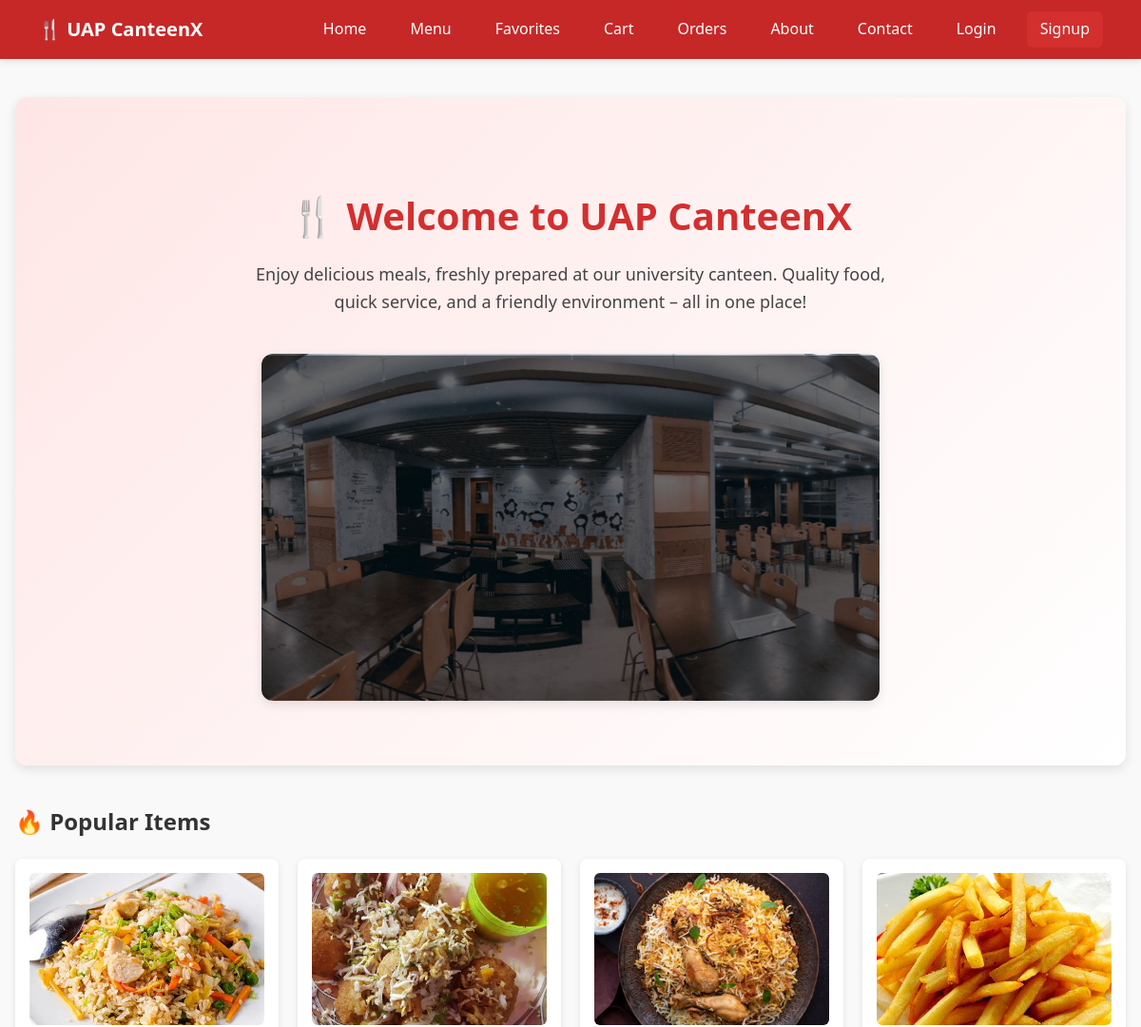
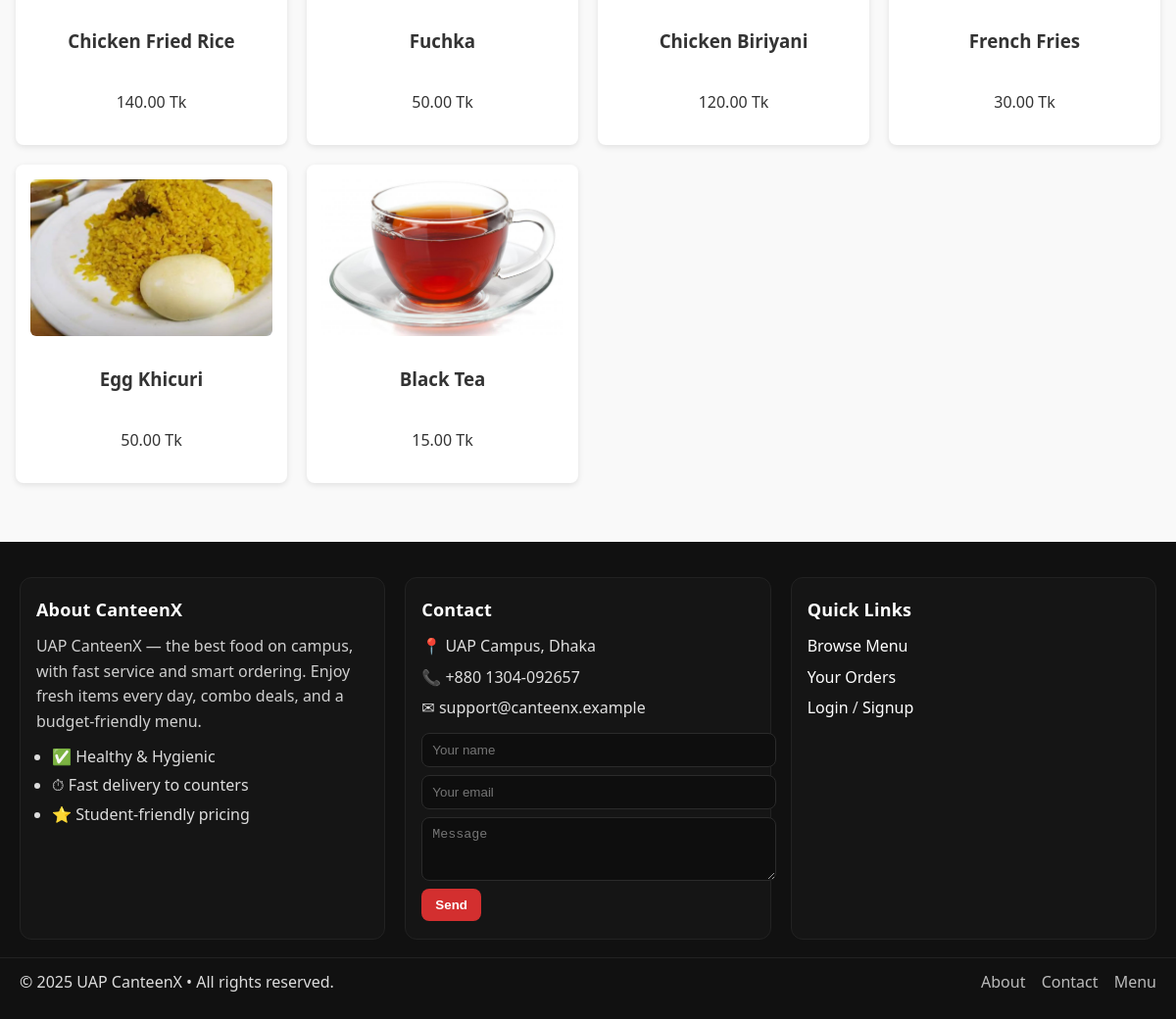
The page / on the database its author committed (2 pictures, top to bottom).
### my_canteen/models.py (models this page shows, shortened)
class MenuItem(models.Model):
    name = models.CharField(max_length=100)
    description = models.TextField(blank=True)
    price = models.DecimalField(max_digits=6, decimal_places=2)
    stock = models.PositiveIntegerField(default=0)
    image = models.ImageField(upload_to='menu/', blank=True, null=True)
    category = models.ForeignKey(Category, on_delete=models.CASCADE, null=True)
    is_active = models.BooleanField(default=True)
    is_popular = models.BooleanField(default=False)
    rating_avg = models.FloatField(default=0)
    rating_count = models.PositiveIntegerField(default=0)

### my_canteen/views.py (the view)
# urls.py: path("", views.home, name="home"),
def home(request):
    popular_items = MenuItem.objects.filter(is_popular=True, is_active=True)[:6]
    return render(request, "my_canteen/home.html", {"popular_items": popular_items})

### my_canteen/context_processors.py (called while the page is built)
def favorites_processor(request):
    if request.user.is_authenticated:
        fav_ids = Favorite.objects.filter(user=request.user).values_list('item_id', flat=True)
        return {"favorite_items": set(fav_ids)}
    return {"favorite_items": set()}

def cart_count(request):
    cart = request.session.get("cart", {})
    return {"cart_count": sum(cart.values())}

def notifications_context(request):
    if request.user.is_authenticated:
        unread_count = Notification.objects.filter(user=request.user, is_read=False).count()
    else:
        unread_count = 0
    return {
        "unread_notifications": unread_count
    }

### my_canteen/templates/my_canteen/home.html
{% extends "my_canteen/base.html" %}
{% load static %}
{% block content %}
<section class="hero">
    <div class="hero-content">
        <h1>🍴 Welcome to UAP CanteenX</h1>
        <p>
            Enjoy delicious meals, freshly prepared at our university canteen.
            Quality food, quick service, and a friendly environment – all in one place!
        </p>
        <img src="{% static 'my_canteen/images/UAP CanteenX.jpg' %}"
             alt="Canteen Image" class="hero-img">
    </div>
</section>
<section class="popular">
    <h2>🔥 Popular Items</h2>
    {% if popular_items %}
        <div class="card-grid">
            {% for item in popular_items %}
                <div class="card">
                    {% if item.image %}
                        <img src="{{ item.image.url }}" alt="{{ item.name }}">
                    {% else %}
                        <img src="https://via.placeholder.com/200" alt="No Image">
                    {% endif %}
                    <h3>{{ item.name }}</h3>
                    <p>{{ item.price }} Tk</p>
                </div>
            {% endfor %}
        </div>
    {% else %}
        <p>No popular items found.</p>
    {% endif %}
</section>
{% endblock %}

### my_canteen/static/my_canteen/css/styles.css (style rules this page uses)
body { font-family: system-ui, Arial, sans-serif; margin: 0; background: #f9f9f9; color: #333; line-height: 1.6; }
.hero { text-align: center; padding: 60px 20px; background: linear-gradient(135deg, #ffe6e6, #fff); border-radius: 12px; margin: 20px auto 40px; box-shadow: 0 4px 12px rgba(0, 0, 0, 0.1); }
.hero h1 { font-size: 40px; font-weight: 700; color: #d32f2f; margin-bottom: 15px; }
.hero p { font-size: 18px; color: #444; max-width: 700px; margin: 0 auto 20px; line-height: 1.6; }
.hero-img { max-width: 650px; width: 100%; border-radius: 12px; box-shadow: 0 4px 12px rgba(0, 0, 0, 0.1); margin-top: 20px; }
.card-grid { display: grid; grid-template-columns: repeat(auto-fill, minmax(220px, 1fr)); gap: 20px; margin-top: 20px; }
.card { background: #fff; border-radius: 8px; box-shadow: 0 2px 6px rgba(0, 0, 0, 0.1); padding: 15px; text-align: center; transition: transform 0.2s; position: relative; display: flex; flex-direction: column; }
.card img { width: 100%; height: 160px; object-fit: cover; border-radius: 6px; margin-bottom: 10px; }

### rows shown on the page
MenuItem: image (picture), name "Chicken Fried Rice", price "140.00"
MenuItem: image (picture), name "Fuchka", price "50.00"
MenuItem: image (picture), name "Chicken Biriyani", price "120.00"
MenuItem: image (picture), name "French Fries", price "30.00"
MenuItem: image (picture), name "Egg Khicuri", price "50.00"
MenuItem: image (picture), name "Black Tea", price "15.00"
